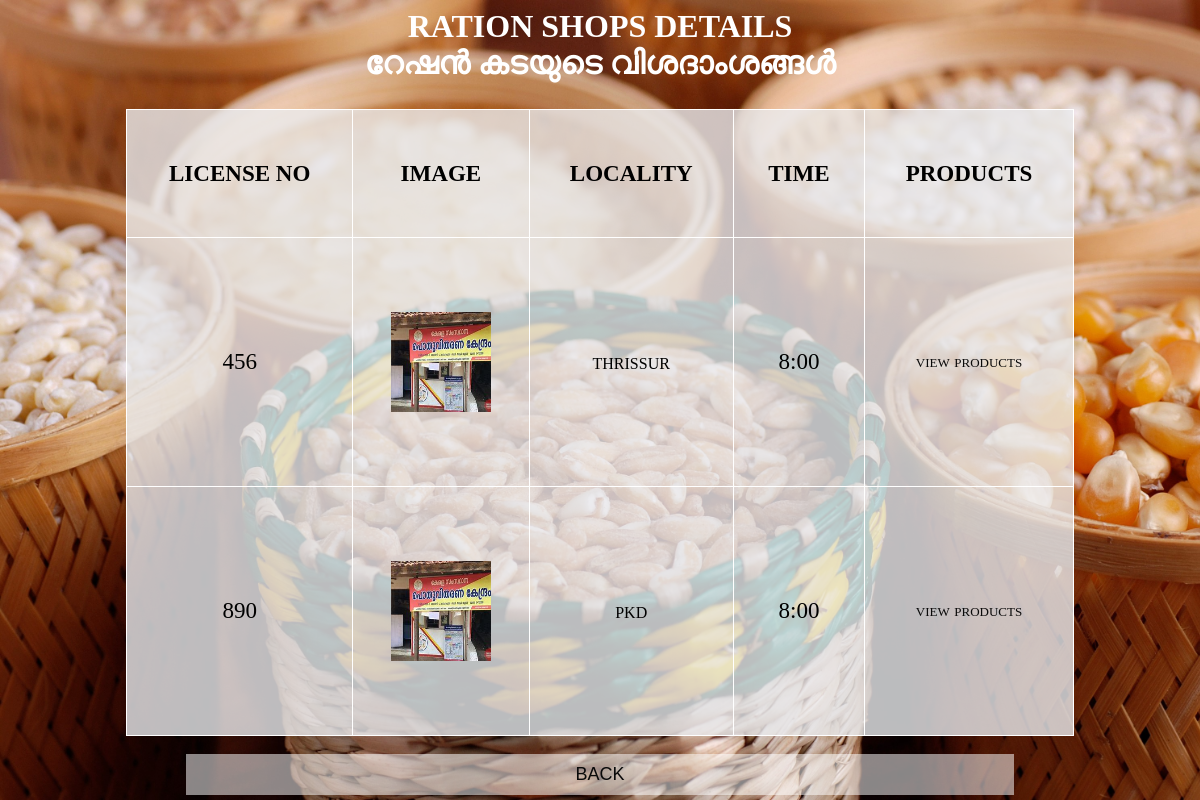
The app's page /shops_view with its own data.
### ration_app/models.py (models this page shows)
class shop(models.Model):
    license = models.IntegerField()
    image = models.ImageField()
    locality = models.CharField(max_length=20)
    time = models.CharField(max_length=20)

### ration_app/views.py (the view)
# urls.py: path('shops_view',views.shops_view,name='shops_view'),
def shops_view(request):
    data=shop.objects.all()
    return render(request,'shops_view.html',{'data':data})

### ration_app/templates/shops_view.html (shortened to what this page needs)
{% load static %}
<html>
    <head>
    </head>
    <body>
        <center><h2>RATION SHOPS DETAILS<br>റേഷൻ കടയുടെ വിശദാംശങ്ങൾ</h2></center>
        <table border="1" align="center">
          <tr>
            <th>LICENSE NO</th>
            <th>IMAGE</th>
            <th>LOCALITY</th>
            <th>TIME</th>
            <th>PRODUCTS</th>
          </tr>
          {% for i in data %}
          <tr>
            <td>{{i.license}}</td>
            <td><img src="/media/{{i.image}}" height="100" width="100"></img></td>
            <td>{{i.locality}}</td>
            <td>{{i.time}}</td>
            <td><a href="/pro_view/{{i.id}}">view products</a></td>
          </tr>
          {% endfor %}
        </table>
        <br>
        <center><button><a href="/user_home">BACK</a></button></center>
    </body>
</html>

### records on screen
shop: license "456", image (picture), locality "thrissur", time "8:00"
shop: license "890", image (picture), locality "pkd", time "8:00"
